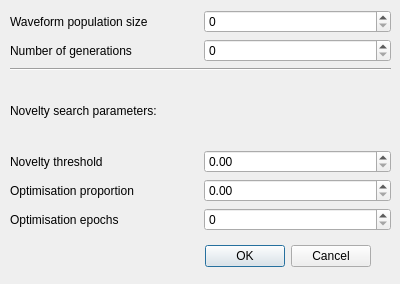
<?xml version="1.0" encoding="UTF-8"?>
<ui version="4.0">
 <class>WavegenSetupDialog</class>
 <widget class="QDialog" name="WavegenSetupDialog">
  <property name="geometry">
   <rect>
    <x>0</x>
    <y>0</y>
    <width>400</width>
    <height>284</height>
   </rect>
  </property>
  <property name="windowTitle">
   <string>Dialog</string>
  </property>
  <widget class="QDialogButtonBox" name="buttonBox">
   <property name="geometry">
    <rect>
     <x>30</x>
     <y>240</y>
     <width>341</width>
     <height>32</height>
    </rect>
   </property>
   <property name="orientation">
    <enum>Qt::Horizontal</enum>
   </property>
   <property name="standardButtons">
    <set>QDialogButtonBox::Cancel|QDialogButtonBox::Ok</set>
   </property>
  </widget>
  <widget class="QWidget" name="layoutWidget">
   <property name="geometry">
    <rect>
     <x>10</x>
     <y>10</y>
     <width>381</width>
     <height>221</height>
    </rect>
   </property>
   <layout class="QGridLayout" name="gridLayout">
    <item row="5" column="0">
     <widget class="QLabel" name="label_6">
      <property name="text">
       <string>Optimisation proportion</string>
      </property>
     </widget>
    </item>
    <item row="0" column="0">
     <widget class="QLabel" name="label">
      <property name="text">
       <string>Waveform population size</string>
      </property>
     </widget>
    </item>
    <item row="0" column="1">
     <widget class="QSpinBox" name="popsize">
      <property name="maximum">
       <number>100000</number>
      </property>
      <property name="singleStep">
       <number>100</number>
      </property>
     </widget>
    </item>
    <item row="1" column="0">
     <widget class="QLabel" name="label_2">
      <property name="text">
       <string>Number of generations</string>
      </property>
     </widget>
    </item>
    <item row="1" column="1">
     <widget class="QSpinBox" name="ngen">
      <property name="maximum">
       <number>100000</number>
      </property>
      <property name="singleStep">
       <number>100</number>
      </property>
     </widget>
    </item>
    <item row="3" column="0" colspan="2">
     <widget class="QLabel" name="label_3">
      <property name="text">
       <string>Novelty search parameters:</string>
      </property>
     </widget>
    </item>
    <item row="2" column="0" colspan="2">
     <widget class="Line" name="line">
      <property name="orientation">
       <enum>Qt::Horizontal</enum>
      </property>
     </widget>
    </item>
    <item row="4" column="0">
     <widget class="QLabel" name="label_5">
      <property name="text">
       <string>Novelty threshold</string>
      </property>
     </widget>
    </item>
    <item row="6" column="1">
     <widget class="QSpinBox" name="ns_ngenOptimise">
      <property name="maximum">
       <number>100000</number>
      </property>
     </widget>
    </item>
    <item row="4" column="1">
     <widget class="QDoubleSpinBox" name="ns_noveltyThreshold">
      <property name="toolTip">
       <string>&lt;html&gt;&lt;head/&gt;&lt;body&gt;&lt;p&gt;Threshold for new waveforms to be accepted as sufficiently novel to become a reference waveform.&lt;/p&gt;&lt;p&gt;As novelty is based on a number of features (e.g. of the current evoked by the waveform, in voltage clamp waveform generation), there is no one optimal value. As a rough guideline, aim for several hundred to a few thousand reference waveforms per parameter.&lt;/p&gt;&lt;/body&gt;&lt;/html&gt;</string>
      </property>
      <property name="maximum">
       <double>1000.000000000000000</double>
      </property>
     </widget>
    </item>
    <item row="6" column="0">
     <widget class="QLabel" name="label_7">
      <property name="text">
       <string>Optimisation epochs</string>
      </property>
     </widget>
    </item>
    <item row="5" column="1">
     <widget class="QDoubleSpinBox" name="ns_optimiseProportion">
      <property name="toolTip">
       <string>&lt;html&gt;&lt;head/&gt;&lt;body&gt;&lt;p&gt;Number of reference waveforms from the novelty search stage that are to be used as the initial population in the optimisation stage&lt;/p&gt;&lt;/body&gt;&lt;/html&gt;</string>
      </property>
      <property name="maximum">
       <double>1.000000000000000</double>
      </property>
      <property name="singleStep">
       <double>0.100000000000000</double>
      </property>
     </widget>
    </item>
   </layout>
  </widget>
 </widget>
 <resources/>
 <connections>
  <connection>
   <sender>buttonBox</sender>
   <signal>accepted()</signal>
   <receiver>WavegenSetupDialog</receiver>
   <slot>accept()</slot>
   <hints>
    <hint type="sourcelabel">
     <x>248</x>
     <y>254</y>
    </hint>
    <hint type="destinationlabel">
     <x>157</x>
     <y>274</y>
    </hint>
   </hints>
  </connection>
  <connection>
   <sender>buttonBox</sender>
   <signal>rejected()</signal>
   <receiver>WavegenSetupDialog</receiver>
   <slot>reject()</slot>
   <hints>
    <hint type="sourcelabel">
     <x>316</x>
     <y>260</y>
    </hint>
    <hint type="destinationlabel">
     <x>286</x>
     <y>274</y>
    </hint>
   </hints>
  </connection>
 </connections>
</ui>
